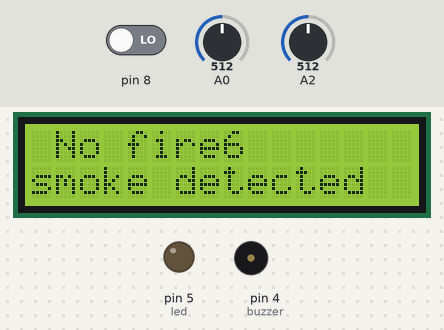
Bench run of a sketch on a simulated Arduino Uno, built with avr-gcc and run on an emulated ATmega328P. On the bench: 16×2 character LCD, output pins drawn as LEDs (lit = HIGH), buzzer (waves = sounding, pin HIGH). The test bench sets the inputs (shaded band); at power-on: A0 = 512, pin 8 LOW, A2 = 512. The modem accepts every AT command (registered, SIM ready, sends succeed) and sends nothing else; what the sketch prints to the serial monitor is not drawn.

Above: at 1.3 s.
1.4 s: A0 set to 27
4.4 s: A0 set to 23
At 6.1 s:
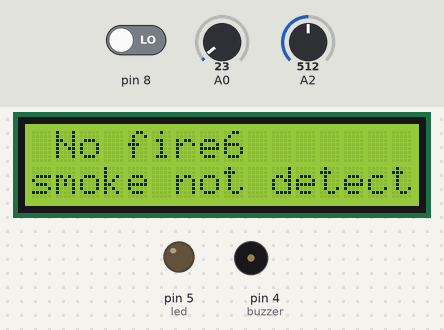
10.7 s: pin 8 driven HIGH
At 12.2 s:
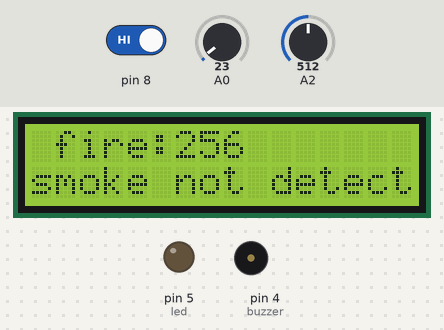
17.0 s: A0 set to 122
At 19.2 s:
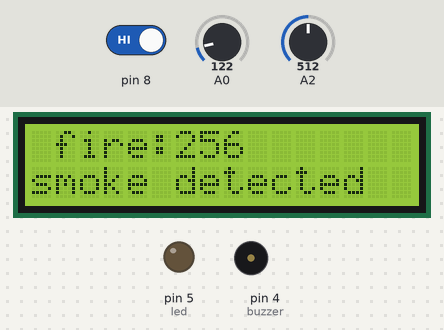
23.3 s: A2 set to 122
At 24.6 s:
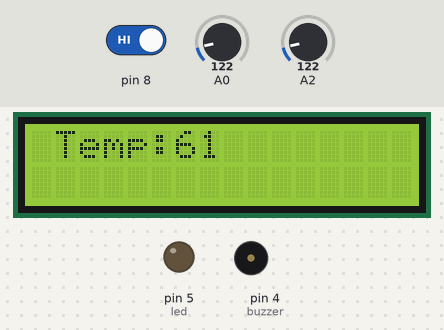
26.3 s: A2 set to 15
At 30.0 s:
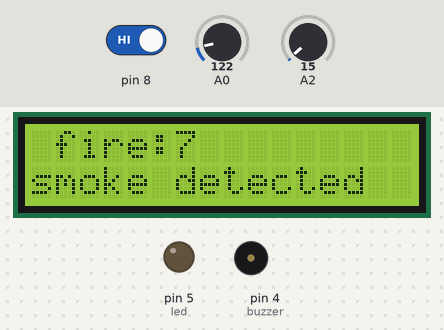
Timing chart, 0 to 31.5 s (numbered marks = the images above; inputs shaded):
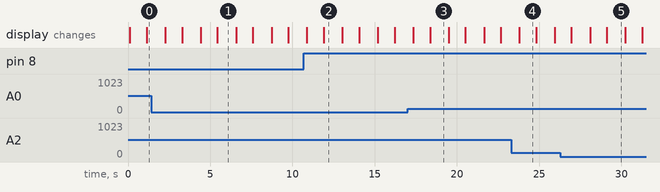

Measured:
- the behaviour switches between 26 and 25 on A0 (found by bisection; images 0 and 1)
- after the input at 4.4 s, the display: first differs from a run without the input after 1.0 s (image 1)
- after the input at 10.7 s, the display: first differs from a run without the input after 1.2 s (image 2)
- after the input at 17.0 s, the display: first differs from a run without the input after 1.4 s (image 3)
- after the input at 23.3 s, the display: changes after 0.50 s (image 4)
- after the input at 26.3 s, the display: first differs from a run without the input after 1.8 s (image 5 shows a later state)
- what the display in image 1 shows lasts 1.2 s, from 5.4 s to 6.6 s

The sketch:

gcoen_mini_project.ino
```cpp
#include <SoftwareSerial.h>
#include<LiquidCrystal_I2C.h>
#include <Wire.h>
#include <TimerOne.h>


LiquidCrystal_I2C lcd(0x27, 16, 2);
#define RX 2
#define TX 3
#include<LiquidCrystal_I2C.h>
int buzzer =4;
int threshold = 25;
int led = 5;
String AP = "Akash";       // AP NAME
String PASS = ""; // AP PASSWORD
String API = "G16FM62DEIS33GIR";   // Write API KEY
String HOST = "api.thingspeak.com";
String PORT = "80";
String field = "field1";
String field2 = "field2";
String field3 = "field3";
int countTrueCommand;
int countTimeCommand;
boolean found = false;
int temp = 1;
int gas =1;
int fire = 1;
SoftwareSerial esp8266(RX,TX);


void sendFire()
{


  if(digitalRead(8))
  {

  }
  else {
      digitalWrite(led,HIGH);
    delay(1000);
    digitalWrite(led,LOW);
    delay(1000);
  }
}
void sendtemp()
{

  // Serial.println(analogRead(A2)/2);

  if(analogRead(A0)>threshold)
  {
    digitalWrite(buzzer,HIGH);
    delay(1000);
    digitalWrite(buzzer,LOW);
    delay(1000);
  }

}
void setup() {
    lcd.init();
  lcd.backlight();
  Serial.begin(9600);
  esp8266.begin(115200);
  pinMode(4,OUTPUT);
pinMode(5,OUTPUT);


  sendCommand("AT",5,"OK");
  sendCommand("AT+CWMODE=1",5,"OK");
  sendCommand("AT+CWJAP=\""+ AP +"\",\""+ PASS +"\"",20,"OK");
}

int getTemperatureValue()
{return (analogRead(A2)/2);
}

int getGas()
{ return analogRead(A0);
}
 int getFire()
 {
  return digitalRead(8);
 }
void loop() {
 temp = getTemperatureValue();
 gas=getGas();
 fire=getFire();
Serial.print(gas);
   lcd.clear();


 // timer_mq2.run();

 lcd.setCursor(1,0);
 lcd.print("Temp:" );
 lcd.print(temp);
 //Serial.println(temp);
 delay(1000);
 lcd.setCursor(0,1);
 if(gas>threshold)
 {
  lcd. print("smoke detected");

 }
 else
 {
  lcd.print("smoke not detected");
 }


 //Serial.println(gas);
 //delay(1000);
 if(fire){
  lcd.setCursor(1,0);
  lcd.print("fire");
   delay(1000);
 }
 else{
  lcd.setCursor(1,0);
  lcd.print("No fire");
   delay(1000);}
 String getData = "GET /update?api_key="+ API +"&"+ field +"="+String(temp)+"&"+ field2 +"="+String(gas)+"&"+ field3 +"="+String(fire);
sendCommand("AT+CIPMUX=1",5,"OK");
 sendCommand("AT+CIPSTART=0,\"TCP\",\""+ HOST +"\","+ PORT,15,"OK");
 sendCommand("AT+CIPSEND=0," +String(getData.length()+4),4,">");
 esp8266.println(getData);countTrueCommand++;
 sendCommand("AT+CIPCLOSE=0",5,"OK");
//printlcd();
//sendtemp();

}

void printlcd()
{
   lcd.clear();


 // timer_mq2.run();

 lcd.setCursor(1,0);
 lcd.print("Temp:" );
 lcd.print(temp);
 //Serial.println(temp);
 delay(1000);
 lcd.setCursor(0,1);
 lcd.print("Gas:");
 lcd.print(gas);

 //Serial.println(gas);
 //delay(1000);
 if(fire){
  lcd.setCursor(1,0);
  lcd.print("fire");

   delay(1000);
 }
 else{
  lcd.setCursor(1,0);
  lcd.print(" No fire");
   delay(1000);}
}

void sendCommand(String command, int maxTime, char readReplay[]) {
  Serial.print(countTrueCommand);
  Serial.print(". at command => ");
  Serial.print(command);
  Serial.print(" ");
  while(countTimeCommand < (maxTime*1))
  {
    esp8266.println(command);//at+cipsend
    if(esp8266.find(readReplay))//ok
    {
      found = true;
      break;
    }

    countTimeCommand++;
  }

  if(found == true)
  {
    Serial.println("OYI");
    countTrueCommand++;
    countTimeCommand = 0;
  }

  if(found == false)
  {
    Serial.println("Fail");
    countTrueCommand = 0;
    countTimeCommand = 0;
  }

  found = false;
 }
```
